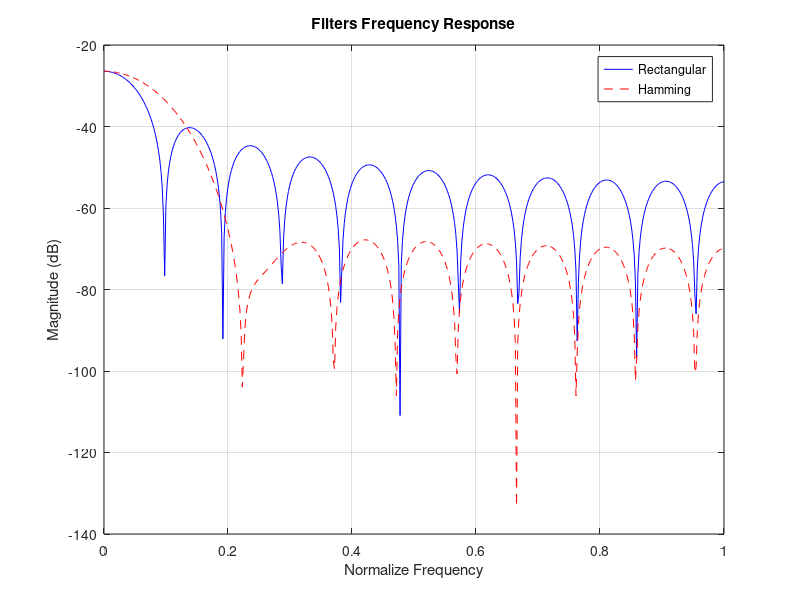

Recreate this plot in MATLAB.
clear ; close all ; clc ; 
Vc = 0.4 * pi;
Fs = 100;
N = 21;

% Filter design with rectangular window
h_rect = fir1(N-1, Vc/(Fs/2), 'low', rectwin(N));

% Filter design with hamming window
h_hamming = fir1(N-1, Vc/(Fs/2), 'low', hamming(N));

[H_rect,w1]=freqz(h_rect,N);
[H_hamming,w2]=freqz(h_hamming,N);

figure;
plot(linspace(0,1,length(w1)),20*log10(abs(H_rect)), 'b');
hold on;
plot(linspace(0,1,length(w2)),20*log10(abs(H_hamming)), 'r--');
title('Filters Frequency Response');
xlabel('Normalize Frequency');
ylabel('Magnitude (dB)');
legend('Rectangular', 'Hamming');
grid on;
